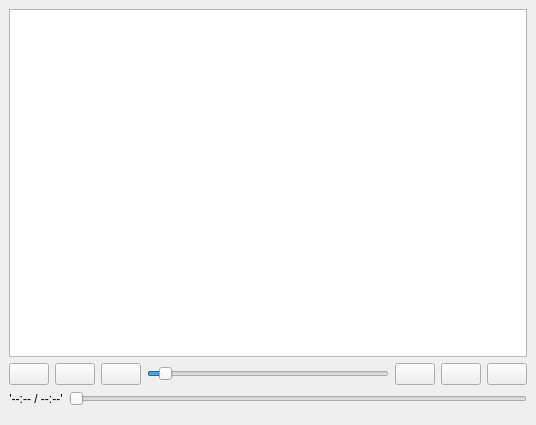
<?xml version="1.0" encoding="UTF-8"?>
<ui version="4.0">
 <class>VideoView</class>
 <widget class="QDockWidget" name="VideoView">
  <property name="geometry">
   <rect>
    <x>0</x>
    <y>0</y>
    <width>536</width>
    <height>425</height>
   </rect>
  </property>
  <property name="statusTip">
   <string>Pause/Play</string>
  </property>
  <property name="features">
   <set>QDockWidget::DockWidgetClosable|QDockWidget::DockWidgetFloatable|QDockWidget::DockWidgetMovable</set>
  </property>
  <property name="windowTitle">
   <string>VideoView</string>
  </property>
  <widget class="QWidget" name="dockWidgetContents">
   <property name="sizePolicy">
    <sizepolicy hsizetype="MinimumExpanding" vsizetype="MinimumExpanding">
     <horstretch>0</horstretch>
     <verstretch>0</verstretch>
    </sizepolicy>
   </property>
   <layout class="QVBoxLayout" name="verticalLayout">
    <item>
     <widget class="QGraphicsView" name="graphicsView"/>
    </item>
    <item>
     <layout class="QHBoxLayout" name="horizontalLayout">
      <property name="leftMargin">
       <number>0</number>
      </property>
      <property name="rightMargin">
       <number>0</number>
      </property>
      <property name="bottomMargin">
       <number>0</number>
      </property>
      <item>
       <widget class="QPushButton" name="playBtn">
        <property name="toolTip">
         <string>Pause/Play</string>
        </property>
        <property name="text">
         <string/>
        </property>
        <property name="icon">
         <iconset theme="media-playback-pause"/>
        </property>
        <property name="shortcut">
         <string>Space</string>
        </property>
       </widget>
      </item>
      <item>
       <widget class="QPushButton" name="stopBtn">
        <property name="toolTip">
         <string>&lt;html&gt;&lt;head/&gt;&lt;body&gt;&lt;p&gt;Stop&lt;/p&gt;&lt;/body&gt;&lt;/html&gt;</string>
        </property>
        <property name="statusTip">
         <string>Stop</string>
        </property>
        <property name="text">
         <string/>
        </property>
        <property name="icon">
         <iconset theme="media-playback-stop"/>
        </property>
        <property name="shortcut">
         <string>Esc</string>
        </property>
       </widget>
      </item>
      <item>
       <widget class="QPushButton" name="volBtn">
        <property name="toolTip">
         <string>Volume</string>
        </property>
        <property name="statusTip">
         <string>Volume</string>
        </property>
        <property name="text">
         <string/>
        </property>
        <property name="icon">
         <iconset theme="multimedia-volume-control"/>
        </property>
       </widget>
      </item>
      <item>
       <widget class="QSlider" name="volumeSlider">
        <property name="maximum">
         <number>100</number>
        </property>
        <property name="sliderPosition">
         <number>5</number>
        </property>
        <property name="orientation">
         <enum>Qt::Horizontal</enum>
        </property>
       </widget>
      </item>
      <item>
       <widget class="QPushButton" name="fmvBtn">
        <property name="toolTip">
         <string>FMV</string>
        </property>
        <property name="text">
         <string/>
        </property>
        <property name="shortcut">
         <string>Ctrl+F</string>
        </property>
       </widget>
      </item>
      <item>
       <widget class="QPushButton" name="vidMarkerBtn">
        <property name="toolTip">
         <string>Video Marker</string>
        </property>
        <property name="text">
         <string/>
        </property>
        <property name="shortcut">
         <string>Ctrl+I</string>
        </property>
       </widget>
      </item>
      <item>
       <widget class="QPushButton" name="multiplexBtn">
        <property name="text">
         <string/>
        </property>
        <property name="shortcut">
         <string>Ctrl+M</string>
        </property>
       </widget>
      </item>
     </layout>
    </item>
    <item>
     <layout class="QHBoxLayout" name="horizontalLayout_2">
      <property name="bottomMargin">
       <number>10</number>
      </property>
      <item>
       <widget class="QLabel" name="timestampLabel">
        <property name="text">
         <string>'--:-- / --:--'</string>
        </property>
        <property name="alignment">
         <set>Qt::AlignCenter</set>
        </property>
       </widget>
      </item>
      <item>
       <widget class="QSlider" name="timeSlider">
        <property name="orientation">
         <enum>Qt::Horizontal</enum>
        </property>
       </widget>
      </item>
     </layout>
    </item>
   </layout>
  </widget>
 </widget>
 <resources/>
 <connections/>
</ui>
